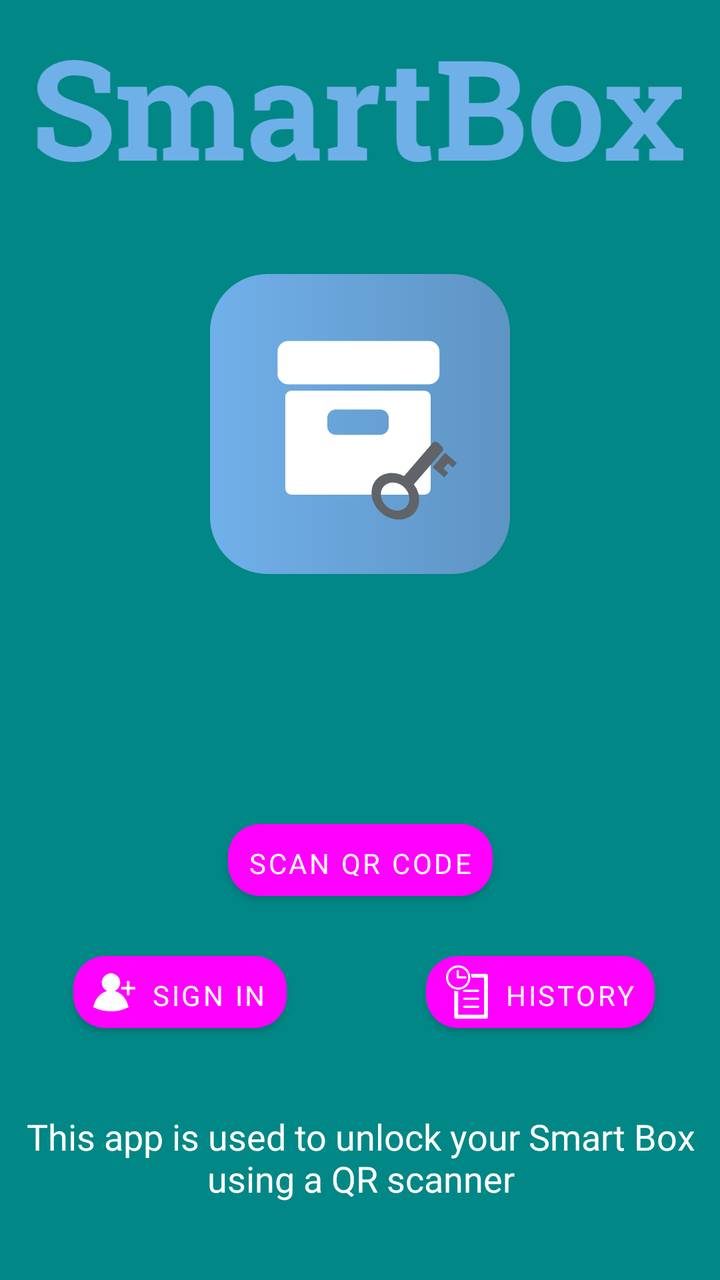
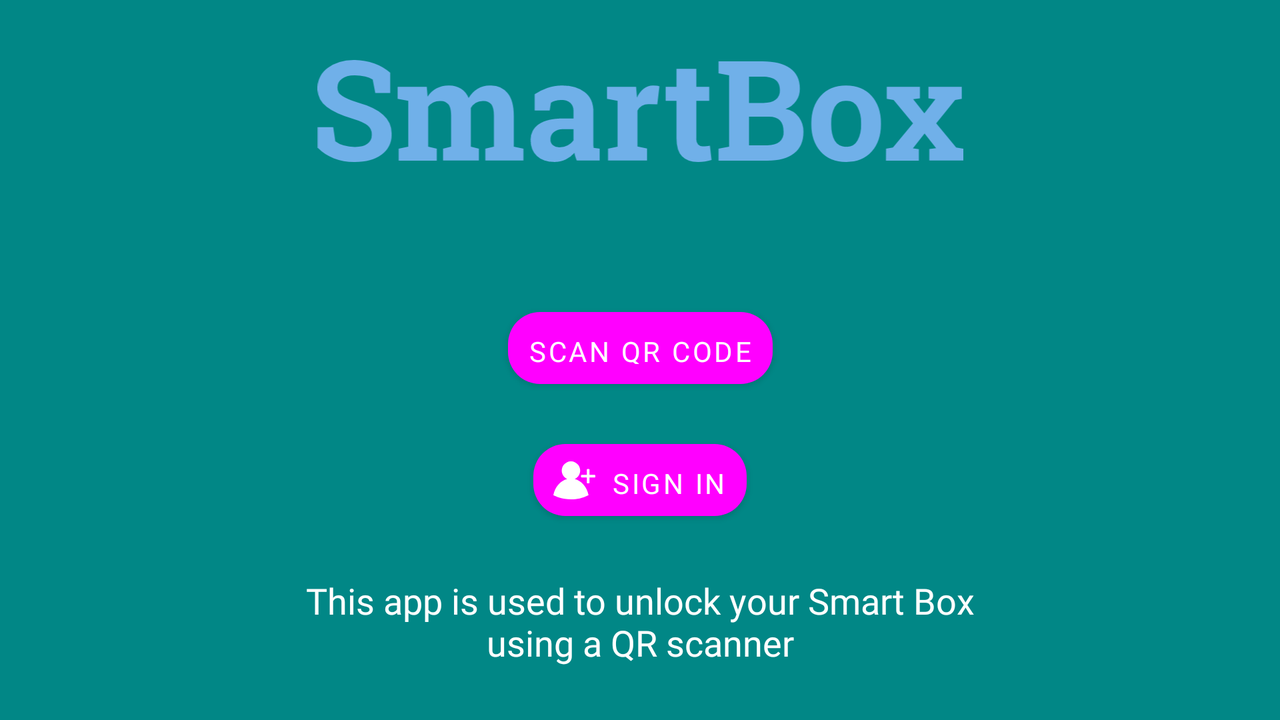

Compare how this app lays out the same screen by default and in its alternative resource folder. The renders come first, then the two layout files and the values they reference.
<!-- AndroidManifest.xml: application theme Theme.SmartBoxPJ -->
<!-- res/layout/activity_main.xml -->
<?xml version="1.0" encoding="utf-8"?>
<androidx.constraintlayout.widget.ConstraintLayout xmlns:android="http://schemas.android.com/apk/res/android"
    xmlns:app="http://schemas.android.com/apk/res-auto"
    xmlns:tools="http://schemas.android.com/tools"
    android:layout_width="match_parent"
    android:layout_height="match_parent"
    android:background="?colorSecondaryVariant"
    android:fontFamily="@font/rubik"
    tools:context=".MainActivity">

    <ImageView
        android:id="@+id/imageView"
        android:layout_width="150dp"
        android:layout_height="150dp"
        android:layout_marginBottom="125dp"
        android:contentDescription="@string/logoDesc"
        app:layout_constraintBottom_toTopOf="@+id/button"
        app:layout_constraintEnd_toEndOf="parent"
        app:layout_constraintStart_toStartOf="parent"
        app:srcCompat="@drawable/ic_logosmallsvg"
        tools:ignore="ImageContrastCheck" />

    <androidx.constraintlayout.widget.Guideline
        android:id="@+id/guideline2"
        android:layout_width="wrap_content"
        android:layout_height="wrap_content"
        android:orientation="horizontal"
        app:layout_constraintGuide_percent="0.85" />

    <TextView
        android:id="@+id/textView"
        android:layout_width="380dp"
        android:layout_height="72dp"
        android:fontFamily="@font/rubik"
        android:text="@string/description"
        android:textAlignment="center"
        android:textColor="?colorOnPrimary"
        android:textSize="18sp"
        app:layout_constraintBottom_toBottomOf="parent"
        app:layout_constraintEnd_toEndOf="parent"
        app:layout_constraintStart_toStartOf="parent"
        app:layout_constraintTop_toTopOf="@+id/guideline2" />

    <Button
        android:id="@+id/button"
        android:layout_width="wrap_content"
        android:layout_height="36dp"
        android:layout_marginBottom="30dp"
        android:background="@drawable/mainbutton"
        android:fontFamily="@font/rubik"
        android:onClick="scanQrCode"
        android:paddingStart="10dp"
        android:paddingEnd="10dp"
        android:text="@string/scan"
        android:textColor="?colorOnPrimary"
        app:layout_constraintBottom_toTopOf="@+id/historyButton"
        app:layout_constraintEnd_toEndOf="parent"
        app:layout_constraintStart_toStartOf="parent"
        tools:ignore="TouchTargetSizeCheck" />

    <androidx.constraintlayout.widget.Guideline
        android:id="@+id/guideline3"
        android:layout_width="wrap_content"
        android:layout_height="wrap_content"
        android:orientation="vertical"
        app:layout_constraintGuide_percent="0.5" />

    <Button
        android:id="@+id/button4"
        android:layout_width="wrap_content"
        android:layout_height="36dp"
        android:layout_marginBottom="30dp"
        android:background="@drawable/mainbutton"
        android:fontFamily="@font/rubik"
        android:onClick="showSignIn"
        android:paddingStart="10dp"
        android:paddingEnd="10dp"
        android:text="@string/signIn"
        android:textColor="?colorOnPrimary"
        app:icon="@drawable/ic_signup"
        app:layout_constraintBottom_toTopOf="@+id/guideline2"
        app:layout_constraintEnd_toStartOf="@+id/guideline3"
        app:layout_constraintStart_toStartOf="parent"
        tools:ignore="TouchTargetSizeCheck" />

    <Button
        android:id="@+id/historyButton"
        android:layout_width="wrap_content"
        android:layout_height="36dp"
        android:background="@drawable/mainbutton"
        android:fontFamily="@font/rubik"
        android:onClick="showHistory"
        android:paddingStart="10dp"
        android:paddingEnd="10dp"
        android:text="@string/history"
        android:textColor="?colorOnPrimary"
        app:icon="@drawable/ic_historyicon"
        app:layout_constraintBaseline_toBaselineOf="@+id/button4"
        app:layout_constraintEnd_toEndOf="parent"
        app:layout_constraintStart_toStartOf="@+id/guideline3"
        tools:ignore="TouchTargetSizeCheck" />

    <ImageView
        android:id="@+id/imageView3"
        android:layout_width="357dp"
        android:layout_height="51dp"
        android:layout_marginTop="30dp"
        app:layout_constraintEnd_toEndOf="parent"
        app:layout_constraintStart_toStartOf="parent"
        app:layout_constraintTop_toTopOf="parent"
        app:srcCompat="@drawable/ic_napis" />

</androidx.constraintlayout.widget.ConstraintLayout>
<!-- resources referenced by this layout -->
<resources>
  <!-- drawable ic_signup (drawable) -->
  <vector android:height="18.837217dp" android:viewportHeight="285.94"
      android:viewportWidth="318.77" android:width="21dp" xmlns:android="http://schemas.android.com/apk/res/android">
      <path android:fillColor="#bbd6da" android:pathData="M313.29,101.53H274.78V63a5.49,5.49 0,0 0,-5.49 -5.49h-9.42A5.48,5.48 0,0 0,254.39 63v38.51H215.88a5.49,5.49 0,0 0,-5.49 5.49v9.41a5.49,5.49 0,0 0,5.49 5.49h38.51v38.51a5.48,5.48 0,0 0,5.48 5.49h9.42a5.49,5.49 0,0 0,5.49 -5.49V121.92h38.51a5.48,5.48 0,0 0,5.48 -5.49V107A5.48,5.48 0,0 0,313.29 101.53Z"/>
      <path android:fillColor="#bbd6da" android:pathData="M162.62,133.52a69.88,69.88 0,1 0,-57.72 0C53.55,146.58 12.78,193.79 0,254.3c23.16,11.93 139.43,64.87 267.5,-0.1C254.69,193.73 213.94,146.58 162.62,133.52Z"/>
  </vector>
  <!-- drawable mainbutton (drawable) -->
  <?xml version="1.0" encoding="utf-8"?>
  <selector xmlns:android="http://schemas.android.com/apk/res/android">
      <item android:state_enabled="true" android:drawable="@drawable/gradient"/>
      <item android:state_enabled="false" android:drawable="@drawable/gradientdisabled"/>
  </selector>
  <string name="description">This app is used to unlock your Smart Box using a QR scanner</string>
  <string name="history">History</string>
  <string name="logoDesc">App logo</string>
  <string name="scan">Scan QR code</string>
  <string name="signIn">Sign in</string>
  <style name="Theme.SmartBoxPJ" parent="Theme.MaterialComponents.DayNight.DarkActionBar">
          
          <item name="colorPrimary">@color/darkBlue</item>
          <item name="colorPrimaryVariant">@color/darkBlue</item>
          <item name="colorOnPrimary">@color/white</item>
          
          <item name="colorSecondary">@color/teal_200</item>
          <item name="colorSecondaryVariant">@color/teal_700</item>
          <item name="colorOnSecondary">@color/black</item>
          
          <item name="android:statusBarColor" tools:targetApi="l">?attr/colorPrimaryVariant</item>
          
      </style>
  <!-- drawable gradient (drawable) -->
  <?xml version="1.0" encoding="utf-8"?>
  <shape xmlns:android="http://schemas.android.com/apk/res/android" android:shape="rectangle">
      <gradient
          android:type="linear"
          android:angle="0"
          android:startColor="#70B0E9"
          android:endColor="#5F94C4"
          />
      <corners
          android:radius="16dp"
          />
  
  </shape>
  <!-- drawable gradientdisabled (drawable) -->
  <?xml version="1.0" encoding="utf-8"?>
  <shape xmlns:android="http://schemas.android.com/apk/res/android" android:shape="rectangle">
      <gradient
          android:type="linear"
          android:angle="0"
          android:startColor="#7D7D7D"
          android:endColor="#696969"
          />
      <corners
          android:radius="16dp"
          />
  
  
  
  </shape>
  <color name="white">#FFFFFFFF</color>
  <color name="teal_200">#FF03DAC5</color>
  <color name="teal_700">#FF018786</color>
  <color name="black">#FF000000</color>
</resources>
<!-- res/layout-land/activity_main.xml (the repository's variant of the layout above) -->
<!-- drawn on the phone turned sideways -->
<?xml version="1.0" encoding="utf-8"?>
<androidx.constraintlayout.widget.ConstraintLayout xmlns:android="http://schemas.android.com/apk/res/android"
    xmlns:app="http://schemas.android.com/apk/res-auto"
    xmlns:tools="http://schemas.android.com/tools"
    android:layout_width="match_parent"
    android:layout_height="match_parent"
    android:background="?colorSecondaryVariant"
    android:fontFamily="@font/rubik"
    tools:context=".MainActivity">

    <androidx.constraintlayout.widget.Guideline
        android:id="@+id/guideline2"
        android:layout_width="wrap_content"
        android:layout_height="wrap_content"
        android:orientation="horizontal"
        app:layout_constraintGuide_percent="0.85" />

    <TextView
        android:id="@+id/textView"
        android:layout_width="380dp"
        android:layout_height="72dp"
        android:fontFamily="@font/rubik"
        android:text="@string/description"
        android:textAlignment="center"
        android:textColor="?colorOnPrimary"
        android:textSize="18sp"
        app:layout_constraintBottom_toBottomOf="parent"
        app:layout_constraintEnd_toEndOf="parent"
        app:layout_constraintStart_toStartOf="parent" />

    <Button
        android:id="@+id/button"
        android:layout_width="wrap_content"
        android:layout_height="36dp"
        android:layout_marginBottom="30dp"
        android:background="@drawable/mainbutton"
        android:fontFamily="@font/rubik"
        android:onClick="scanQrCode"
        android:paddingStart="10dp"
        android:paddingEnd="10dp"
        android:text="@string/scan"
        android:textColor="?colorOnPrimary"
        app:layout_constraintBottom_toTopOf="@+id/button4"
        app:layout_constraintEnd_toEndOf="parent"
        app:layout_constraintStart_toStartOf="parent"
        tools:ignore="TouchTargetSizeCheck" />

    <androidx.constraintlayout.widget.Guideline
        android:id="@+id/guideline3"
        android:layout_width="wrap_content"
        android:layout_height="wrap_content"
        android:orientation="vertical"
        app:layout_constraintGuide_percent="0.5" />

    <Button
        android:id="@+id/button4"
        android:layout_width="wrap_content"
        android:layout_height="36dp"
        android:layout_marginBottom="30dp"
        android:background="@drawable/mainbutton"
        android:fontFamily="@font/rubik"
        android:onClick="showSignIn"
        android:paddingStart="10dp"
        android:paddingEnd="10dp"
        android:text="@string/signIn"
        android:textColor="?colorOnPrimary"
        app:icon="@drawable/ic_signup"
        app:layout_constraintBottom_toTopOf="@+id/textView"
        app:layout_constraintEnd_toEndOf="parent"
        app:layout_constraintStart_toStartOf="parent"
        tools:ignore="TouchTargetSizeCheck" />

    <ImageView
        android:id="@+id/imageView3"
        android:layout_width="357dp"
        android:layout_height="51dp"
        android:layout_marginTop="30dp"
        app:layout_constraintEnd_toEndOf="parent"
        app:layout_constraintStart_toStartOf="parent"
        app:layout_constraintTop_toTopOf="parent"
        app:srcCompat="@drawable/ic_napis" />

</androidx.constraintlayout.widget.ConstraintLayout>
<!-- resources referenced by the variant -->
<!-- as the phone turned sideways resolves them -->
<resources>
  <!-- drawable ic_napis: vector/xml drawable (drawable, 4268 chars, omitted) -->
  <!-- drawable ic_signup (drawable) -->
  <vector android:height="18.837217dp" android:viewportHeight="285.94"
      android:viewportWidth="318.77" android:width="21dp" xmlns:android="http://schemas.android.com/apk/res/android">
      <path android:fillColor="#bbd6da" android:pathData="M313.29,101.53H274.78V63a5.49,5.49 0,0 0,-5.49 -5.49h-9.42A5.48,5.48 0,0 0,254.39 63v38.51H215.88a5.49,5.49 0,0 0,-5.49 5.49v9.41a5.49,5.49 0,0 0,5.49 5.49h38.51v38.51a5.48,5.48 0,0 0,5.48 5.49h9.42a5.49,5.49 0,0 0,5.49 -5.49V121.92h38.51a5.48,5.48 0,0 0,5.48 -5.49V107A5.48,5.48 0,0 0,313.29 101.53Z"/>
      <path android:fillColor="#bbd6da" android:pathData="M162.62,133.52a69.88,69.88 0,1 0,-57.72 0C53.55,146.58 12.78,193.79 0,254.3c23.16,11.93 139.43,64.87 267.5,-0.1C254.69,193.73 213.94,146.58 162.62,133.52Z"/>
  </vector>
  <!-- drawable mainbutton (drawable) -->
  <?xml version="1.0" encoding="utf-8"?>
  <selector xmlns:android="http://schemas.android.com/apk/res/android">
      <item android:state_enabled="true" android:drawable="@drawable/gradient"/>
      <item android:state_enabled="false" android:drawable="@drawable/gradientdisabled"/>
  </selector>
  <string name="description">This app is used to unlock your Smart Box using a QR scanner</string>
  <string name="scan">Scan QR code</string>
  <string name="signIn">Sign in</string>
  <style name="Theme.SmartBoxPJ" parent="Theme.MaterialComponents.DayNight.DarkActionBar">
          
          <item name="colorPrimary">@color/darkBlue</item>
          <item name="colorPrimaryVariant">@color/darkBlue</item>
          <item name="colorOnPrimary">@color/white</item>
          
          <item name="colorSecondary">@color/teal_200</item>
          <item name="colorSecondaryVariant">@color/teal_700</item>
          <item name="colorOnSecondary">@color/black</item>
          
          <item name="android:statusBarColor" tools:targetApi="l">?attr/colorPrimaryVariant</item>
          
      </style>
  <!-- drawable gradient (drawable) -->
  <?xml version="1.0" encoding="utf-8"?>
  <shape xmlns:android="http://schemas.android.com/apk/res/android" android:shape="rectangle">
      <gradient
          android:type="linear"
          android:angle="0"
          android:startColor="#70B0E9"
          android:endColor="#5F94C4"
          />
      <corners
          android:radius="16dp"
          />
  
  </shape>
  <!-- drawable gradientdisabled (drawable) -->
  <?xml version="1.0" encoding="utf-8"?>
  <shape xmlns:android="http://schemas.android.com/apk/res/android" android:shape="rectangle">
      <gradient
          android:type="linear"
          android:angle="0"
          android:startColor="#7D7D7D"
          android:endColor="#696969"
          />
      <corners
          android:radius="16dp"
          />
  
  
  
  </shape>
  <color name="white">#FFFFFFFF</color>
  <color name="teal_200">#FF03DAC5</color>
  <color name="teal_700">#FF018786</color>
  <color name="black">#FF000000</color>
</resources>
